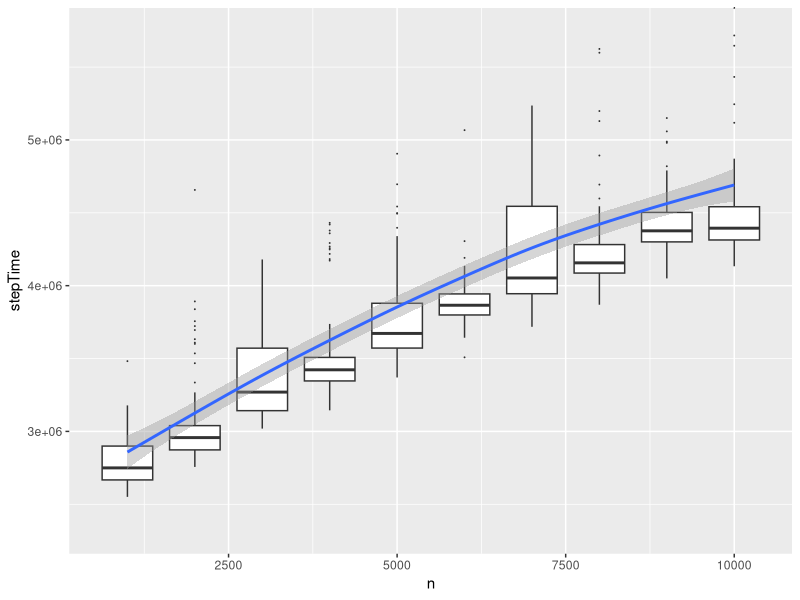
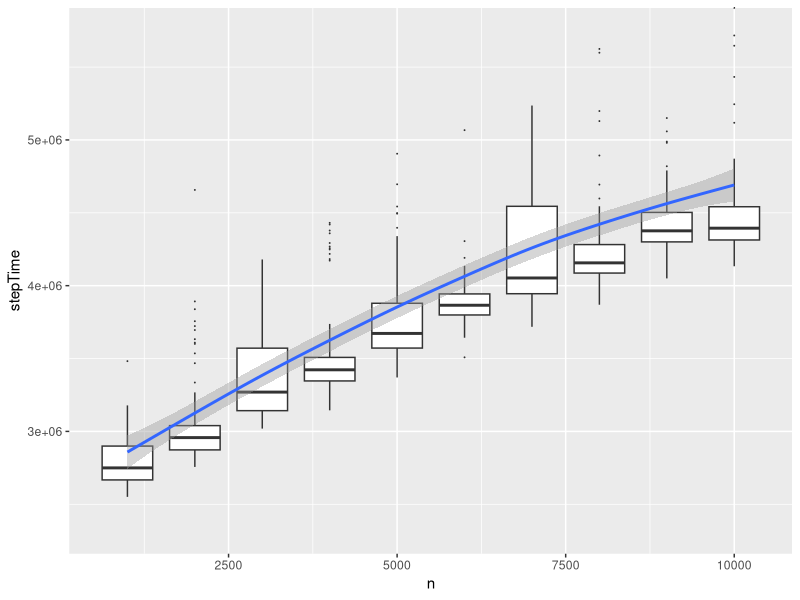

Here is the R script that generated these plots, in order:

library(ggplot2)
library('microbenchmark')
set.seed(2325235)

synthFrame <- function(nrows) {
   d <- data.frame(xN=rnorm(nrows),
      xC=sample(c('a','b'),size=nrows,replace=TRUE))
   d$y <- (d$xN + ifelse(d$xC=='a',0.2,-0.2) + rnorm(nrows))
   d
}


# see if step() is working off (X^T X, X^T y) or re-scanning data
# answer: it has a run time proportional to the data size, not just
# a function of (X^T X, X^T y).
dTrainB <- synthFrame(100)
timeStep <- function(n) {
  dTraini <- c()
  for(i in 1:(n/dim(dTrainB)[[1]])) {
     dTraini <- rbind(dTraini,dTrainB)
  }
  modeli <- lm(y~xN+xC,data=dTraini)
  stepResF <- step(modeli,trace=0) # run once to make sure data caches are hot
  microbenchmark(step(modeli,trace=0))$time
}
plotFrameStep <- c()
for(n in seq(1000,10000,1000)) {
   ti <- data.frame(n=n,stepTime=timeStep(n))
   plotFrameStep <- rbind(plotFrameStep,ti)
}
uBr <- max(aggregate(stepTime~n,data=plotFrameStep,
   FUN=function(x) { quantile(x,0.9) })$stepTime)
lBr <- min(aggregate(stepTime~n,data=plotFrameStep,
   FUN=function(x) { quantile(x,0.1) })$stepTime)
uB <- uBr + (uBr-lBr)/10
lB <- max(0,lBr - (uBr-lBr)/10)
ggplot(data=plotFrameStep,aes(x=n,y=stepTime)) + 
   geom_boxplot(aes(group=n),outlier.size=0) + 
   coord_cartesian(ylim=c(lB,uB)) +
   geom_smooth()
ggsave(filename='lmstepTimes.png')
